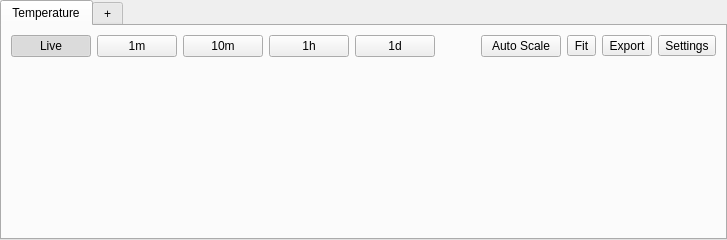
<?xml version="1.0" encoding="UTF-8"?>
<ui version="4.0">
 <class>TrendPanelWidget</class>
 <widget class="QWidget" name="TrendPanelWidget">
  <property name="minimumSize">
   <size>
    <width>0</width>
    <height>240</height>
   </size>
  </property>
  <layout class="QVBoxLayout" name="verticalLayout">
   <property name="leftMargin">
    <number>0</number>
   </property>
   <property name="topMargin">
    <number>0</number>
   </property>
   <property name="rightMargin">
    <number>0</number>
   </property>
   <property name="bottomMargin">
    <number>0</number>
   </property>
   <item>
    <widget class="QTabWidget" name="trendTabs">
     <property name="currentIndex">
      <number>0</number>
     </property>
     <widget class="QWidget" name="temperatureTab">
      <attribute name="title">
       <string>Temperature</string>
      </attribute>
      <layout class="QVBoxLayout" name="temperatureLayout">
       <item>
        <layout class="QHBoxLayout" name="toolbarLayout">
         <item>
          <widget class="QPushButton" name="liveButton">
           <property name="text">
            <string>Live</string>
           </property>
           <property name="checkable">
            <bool>true</bool>
           </property>
           <property name="checked">
            <bool>true</bool>
           </property>
          </widget>
         </item>
         <item>
          <widget class="QPushButton" name="oneMinuteButton">
           <property name="text">
            <string>1m</string>
           </property>
          </widget>
         </item>
         <item>
          <widget class="QPushButton" name="tenMinutesButton">
           <property name="text">
            <string>10m</string>
           </property>
          </widget>
         </item>
         <item>
          <widget class="QPushButton" name="oneHourButton">
           <property name="text">
            <string>1h</string>
           </property>
          </widget>
         </item>
         <item>
          <widget class="QPushButton" name="oneDayButton">
           <property name="text">
            <string>1d</string>
           </property>
          </widget>
         </item>
         <item>
          <spacer name="toolbarSpacer">
           <property name="orientation">
            <enum>Qt::Horizontal</enum>
           </property>
           <property name="sizeHint" stdset="0">
            <size>
             <width>40</width>
             <height>20</height>
            </size>
           </property>
          </spacer>
         </item>
         <item>
          <widget class="QPushButton" name="autoScaleButton">
           <property name="text">
            <string>Auto Scale</string>
           </property>
          </widget>
         </item>
         <item>
          <widget class="QToolButton" name="fitButton">
           <property name="text">
            <string>Fit</string>
           </property>
           <property name="toolButtonStyle">
            <enum>Qt::ToolButtonTextBesideIcon</enum>
           </property>
          </widget>
         </item>
         <item>
          <widget class="QToolButton" name="exportButton">
           <property name="text">
            <string>Export</string>
           </property>
          </widget>
         </item>
         <item>
          <widget class="QToolButton" name="settingsButton">
           <property name="text">
            <string>Settings</string>
           </property>
          </widget>
         </item>
        </layout>
       </item>
       <item>
        <widget class="TrendGraphWidget" name="trendGraphWidget"/>
       </item>
      </layout>
     </widget>
     <widget class="QWidget" name="newTrendTab">
      <attribute name="title">
       <string>+</string>
      </attribute>
     </widget>
    </widget>
   </item>
  </layout>
 </widget>
 <customwidgets>
  <customwidget>
   <class>TrendGraphWidget</class>
   <extends>QWidget</extends>
   <header>widgets/trendgraphwidget.h</header>
   <container>1</container>
  </customwidget>
 </customwidgets>
 <resources/>
 <connections/>
</ui>
